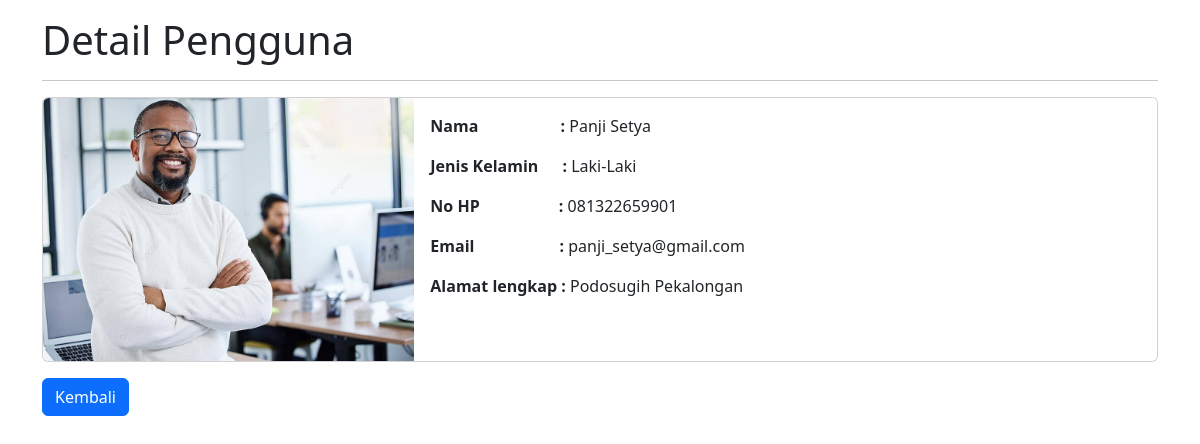
Screenshot of /detail.php?id=6 with the database file from the repository.
### tables this page shows
CREATE TABLE `tb_users` (
  `id` int(10) NOT NULL,
  `nama` varchar(255) NOT NULL,
  `alamat` varchar(255) NOT NULL,
  `nohp` char(13) NOT NULL,
  `jenis_kelamin` enum('L','P') NOT NULL,
  `email` varchar(255) NOT NULL,
  `foto` varchar(5000) DEFAULT NULL
);

### database.php (called while the page is built, shortened)
<?php
class Database
{
    public $host = "localhost";
    public $username = "root";
    public $password = "";
    public $database = "db_php_rohma";
    public $connect;
    function __construct()
    {
        $this->connect = mysqli_connect($this->host, $this->username, $this->password);
        mysqli_select_db($this->connect, $this->database);
    }
    function editData($id)
    {
        $data = mysqli_query($this->connect, "SELECT * FROM tb_users WHERE id='$id'");
        $rows = mysqli_fetch_all($data, MYSQLI_ASSOC);
        return $rows;
    }
}

### detail.php (the view, shortened to what this page needs)
<?php
include 'database.php';
$db = new Database();
$id = $_GET['id'];
$detail = $db->editData($id);
?>
<!doctype html>
<html lang="en">
<head>
    <link href="https://cdn.jsdelivr.net/npm/bootstrap@5.3.3/dist/css/bootstrap.min.css" rel="stylesheet">
</head>
<body>
    <div class="container mt-3">
        <h1>Detail Pengguna</h1>
        <hr>
        <?php if (!empty($detail)): ?>
            <?php foreach ($detail as $dataUser): ?>
                <div class="card mb-3">
                    <div class="row g-0">
                        <div class="col-md-4">
                            <img src="uploads/<?php echo $dataUser['foto']; ?>" class="img-fluid rounded-start" alt="Foto Pengguna" style="width: 100%; height: auto;">
                        </div>
                        <div class="col-md-8">
                            <div class="card-body">
                                <p class="card-text"><strong>Nama <span style="margin-left: 78px;">:</strong> <?php echo $dataUser['nama']; ?></p>
                                <p class="card-text"><strong>Jenis Kelamin <span style="margin-left: 20px;">:</strong> <?php echo ($dataUser['jenis_kelamin'] == 'L') ? 'Laki-Laki' : 'Perempuan'; ?></p>
                                <p class="card-text"><strong>No HP <span style="margin-left: 75px;">:</strong> <?php echo $dataUser['nohp']; ?></p>
                                <p class="card-text"><strong>Email<span style="margin-left: 85px;">:</strong> <?php echo $dataUser['email']; ?></p>
                                <p class="card-text"><strong>Alamat lengkap :</strong> <?php echo $dataUser['alamat']; ?></p>
                            </div>
                        </div>
                    </div>
                </div>
            <?php endforeach; ?>
        <?php else: ?>
            <p>Data tidak ditemukan.</p>
        <?php endif; ?>
        <a href="index.php" class="btn btn-primary">Kembali</a>
    </div>
</body>
</html>

### rows the page displays
tb_users: foto (picture), nama "Panji Setya", jenis_kelamin "Laki-Laki", nohp "081322659901", email "panji_setya@gmail.com", alamat "Podosugih Pekalongan"
